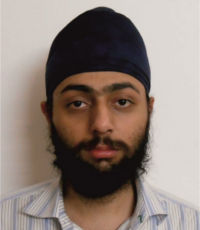
//> input picture PhD2016/commonWealth/passportPicForCommonWealth/atul.jpg, 200 x 230 px, given in place of the camera
$ ./faceDetect   (built with g++ and OpenCV 4)
//> lines starting //> are read from the running program, lines starting //| are printed output that depends on the picture; after the words box and inside, x2 and y2 are one past the last pixel; in counts of white or black regions, pixels touching at a corner belong together
#include "opencv2/core/core.hpp"
#include "opencv2/highgui/highgui.hpp"
#include "opencv2/contrib/contrib.hpp"

#include <iostream>
#include <iterator>
#include <cctype>
#include <vector>
// #include <fstream>
// #include <sstream>

using namespace cv;
using namespace std;

int main(int argc, const char *argv[])
{
	string windowName="Camera Stream",debugWindow="Gray Scale";
	namedWindow(windowName,WINDOW_AUTOSIZE);
	namedWindow(debugWindow,WINDOW_AUTOSIZE);
	Mat frame,gray,roi,visRoi;
	// bool getCandidate;

	string cascadeFn = "c:/opencv/data/haarcascades/haarcascade_frontalface_alt.xml";
	string nestedFn = "c:/opencv/data/haarcascades/haarcascade_eye.xml";
	//CascadeClassifier cascade(cascadeFn), nestedCascade(nestedFn);
	CascadeClassifier cascade,nestedCascade;
	if(!cascade.load(cascadeFn))
		cout<<"Couldn't open the cascade file"<<endl<<cascadeFn;
	if(!nestedCascade.load(nestedFn))
		cout<<"Couldn't open the cascade for the eyes"<<endl<<nestedFn;

	// CascadeClassifier(cascadeFn);

	// video source = 0 (default camera)
	VideoCapture capture(0);
	if(!capture.isOpened())
		cout<<"Couldn't read from the camera";

	for(;;)
	{
		capture>>frame;
//> frame is the input picture: 230 rows x 200 cols, CV_8UC3; mean B, G, R 120.4, 128, 141.9
		if(frame.empty())
			cout<<"Can't read from the stream";

		cvtColor(frame,gray,COLOR_BGR2GRAY);
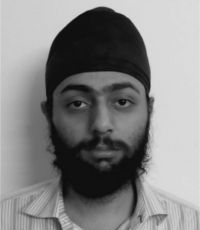
//> gray: 230 rows x 200 cols, CV_8UC1; min 5, max 226, mean 131.2
		equalizeHist(gray,gray);
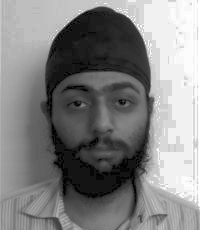
//> gray: 230 rows x 200 cols, CV_8UC1; min 0, max 255, mean 130
		vector<Rect> rects,subrects;

		// CascadeClassifier::detectMultiScale(const Mat& image, vector<Rect>& objects, double scaleFactor=1.1, int minNeighbors=3, int flags=0, Size minSize=Size(), Size maxSize=Size())
		cascade.detectMultiScale(gray,rects,1.3,4,CV_HAAR_SCALE_IMAGE,Size(30,30),Size(300,300));
//> rects = 1 Rect (x, y, width, height): [41, 57, 121, 121]
		for(Rect r: rects)
		{
			roi=gray(r);
			nestedCascade.detectMultiScale(roi,subrects,1.3,4,CV_HAAR_SCALE_IMAGE,Size(30,30),Size(300,300));
			rectangle(frame,r,Scalar(255,0,0));
			visRoi=frame(r);
			for(Rect rr: subrects)
				rectangle(visRoi,(rr),Scalar(0,255,0));
		}
//> this loop made 1 pass
//> pass 1, `roi=gray(r);`:
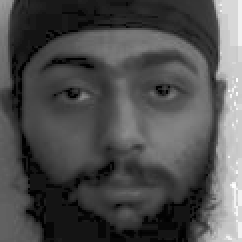
//> roi: 121 rows x 121 cols, CV_8UC1 (shown 2 times larger); min 0, max 254, mean 77.6
//> pass 1, `visRoi=frame(r);`:
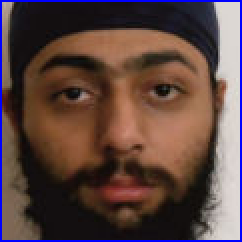
//> visRoi: 121 rows x 121 cols, CV_8UC3 (shown 2 times larger); mean B, G, R 64.8, 68.9, 92.1
//> after the loop:
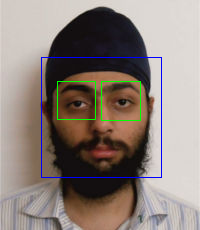
//> frame: 230 rows x 200 cols, CV_8UC3; 1.71% of pixels changed, all inside (x1, y1, x2, y2) = (41, 57, 162, 178)
//> after the loop:
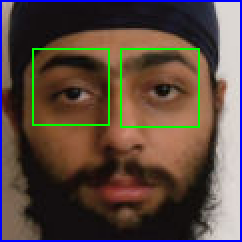
//> visRoi: 121 rows x 121 cols, CV_8UC3 (shown 2 times larger); 2.1% of pixels changed, all inside (x1, y1, x2, y2) = (16, 24, 100, 64)
	// [4 lines of commented-out code are left out]
		imshow(windowName,frame);
		imshow(debugWindow,gray);
		char key=(char) waitKey(1);
//> the 'q' key is pressed
		switch(key)
		{
			case 'q':
			case 'Q':
				return 0;
//> (the program exits here)

$ run again, on PhD2016/commonWealth/passportPicForCommonWealth/prashansaPic.jpg
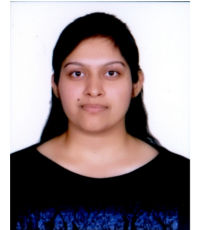
//> input picture PhD2016/commonWealth/passportPicForCommonWealth/prashansaPic.jpg, 200 x 230 px, given in place of the camera
//> frame is the input picture: 230 rows x 200 cols, CV_8UC3; mean B, G, R 140.9, 137.8, 148.7
//> `equalizeHist(gray,gray);`:
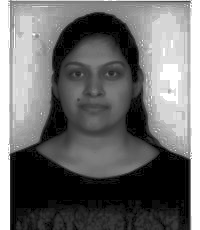
//> gray: 230 rows x 200 cols, CV_8UC1; min 0, max 255, mean 107.7
//> rects = 1 Rect (x, y, width, height): [52, 41, 86, 86]
//> the loop `for(Rect r: rects)` made 1 pass
//> after the loop `for(Rect r: rects)`:
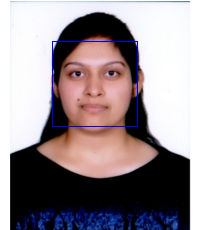
//> frame: 230 rows x 200 cols, CV_8UC3; 0.74% of pixels changed, all inside (x1, y1, x2, y2) = (52, 41, 138, 127)
